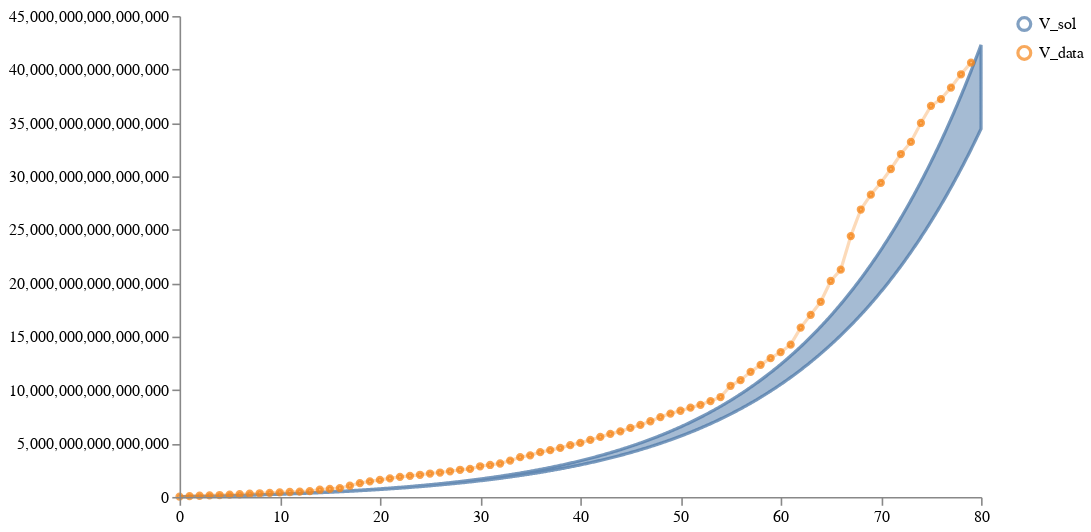

The notebook cell saved with this chart:
### Code cell
post_samples = load_and_calibrate_and_sample_petri_model(
    SEIVCDU,
    'ww_data3.csv',
    num_samples,
    num_iterations=100,
    timepoints=timepoints,
    verbose=True,
    noise_scale=1.,
    method="euler", time_unit="days")

# Plot results
schema = plots.trajectories(pd.DataFrame(post_samples["data"]), subset="V_sol",
                            points=ww_data_train.reset_index(drop=True).rename(columns={"V":"V_data"}))
schema = plots.pad(schema, 5)
plots.ipy_display(schema)

### Figure 1 — Vega specification as saved in the notebook (floating-point values rounded to 4 significant figures; data arrays with more than 128 entries replaced by an {"elided": "..."} marker saying what was removed)
{"$schema": "https://vega.github.io/schema/vega/v5.json", "axes": [{"name": "x_axis", "orient": "bottom", "scale": "xscale", "zindex": 100}, {"name": "y_axis", "orient": "left", "scale": "yscale", "zindex": 100}], "data": [{"name": "distributions", "values": {"elided": "801 records"}}, {"name": "traces", "transform": [{"expr": "isValid(datum.value)", "type": "filter"}], "values": []}, {"name": "points", "values": [{"sample_id": 0, "timepoint": 0, "trajectory": "V_data", "value": 34250000000000.0}, {"sample_id": 0, "timepoint": 1, "trajectory": "V_data", "value": 74830000000000.0}, {"sample_id": 0, "timepoint": 2, "trajectory": "V_data", "value": 110800000000000.0}, {"sample_id": 0, "timepoint": 3, "trajectory": "V_data", "value": 145500000000000.0}, {"sample_id": 0, "timepoint": 4, "trajectory": "V_data", "value": 178900000000000.0}, {"sample_id": 0, "timepoint": 5, "trajectory": "V_data", "value": 212605525246655}, {"sample_id": 0, "timepoint": 6, "trajectory": "V_data", "value": 251900000000000.0}, {"sample_id": 0, "timepoint": 7, "trajectory": "V_data", "value": 297300000000000.0}, {"sample_id": 0, "timepoint": 8, "trajectory": "V_data", "value": 342400000000000.0}, {"sample_id": 0, "timepoint": 9, "trajectory": "V_data", "value": 384100000000000.0}, {"sample_id": 0, "timepoint": 10, "trajectory": "V_data", "value": 424100000000000.0}, {"sample_id": 0, "timepoint": 11, "trajectory": "V_data", "value": 461900000000000.0}, {"sample_id": 0, "timepoint": 12, "trajectory": "V_data", "value": 498300000000000.0}, {"sample_id": 0, "timepoint": 13, "trajectory": "V_data", "value": 548200000000000.0}, {"sample_id": 0, "timepoint": 14, "trajectory": "V_data", "value": 675643977072622}, {"sample_id": 0, "timepoint": 15, "trajectory": "V_data", "value": 751600000000000.0}, {"sample_id": 0, "timepoint": 16, "trajectory": "V_data", "value": 829899121500651}, {"sample_id": 0, "timepoint": 17, "trajectory": "V_data", "value": 1046000000000000.0}, {"sample_id": 0, "timepoint": 18, "trajectory": "V_data", "value": 1295875135538839}, {"sample_id": 0, "timepoint": 19, "trajectory": "V_data", "value": 1461000000000000.0}, {"sample_id": 0, "timepoint": 20, "trajectory": "V_data", "value": 1592292378295384}, {"sample_id": 0, "timepoint": 21, "trajectory": "V_data", "value": 1741000000000000.0}, {"sample_id": 0, "timepoint": 22, "trajectory": "V_data", "value": 1882566054918674}, {"sample_id": 0, "timepoint": 23, "trajectory": "V_data", "value": 1972000000000000.0}, {"sample_id": 0, "timepoint": 24, "trajectory": "V_data", "value": 2071441710342036}, {"sample_id": 0, "timepoint": 25, "trajectory": "V_data", "value": 2190000000000000.0}, {"sample_id": 0, "timepoint": 26, "trajectory": "V_data", "value": 2284263053733268}, {"sample_id": 0, "timepoint": 27, "trajectory": "V_data", "value": 2401528070828421}, {"sample_id": 0, "timepoint": 28, "trajectory": "V_data", "value": 2539043189426808}, {"sample_id": 0, "timepoint": 29, "trajectory": "V_data", "value": 2623445134633728}, {"sample_id": 0, "timepoint": 30, "trajectory": "V_data", "value": 2868773959451638}, {"sample_id": 0, "timepoint": 31, "trajectory": "V_data", "value": 2991191174214979}, {"sample_id": 0, "timepoint": 32, "trajectory": "V_data", "value": 3129000000000000.0}, {"sample_id": 0, "timepoint": 33, "trajectory": "V_data", "value": 3403912214913465}, {"sample_id": 0, "timepoint": 34, "trajectory": "V_data", "value": 3718000000000000.0}, {"sample_id": 0, "timepoint": 35, "trajectory": "V_data", "value": 3894000000000000.0}, {"sample_id": 0, "timepoint": 36, "trajectory": "V_data", "value": 4190012056978476}, {"sample_id": 0, "timepoint": 37, "trajectory": "V_data", "value": 4379000000000000.0}, {"sample_id": 0, "timepoint": 38, "trajectory": "V_data", "value": 4584996690364133}, {"sample_id": 0, "timepoint": 39, "trajectory": "V_data", "value": 4842715961786298}, {"sample_id": 0, "timepoint": 40, "trajectory": "V_data", "value": 5057017833310725}, {"sample_id": 0, "timepoint": 41, "trajectory": "V_data", "value": 5334255093252734}, {"sample_id": 0, "timepoint": 42, "trajectory": "V_data", "value": 5613459509330455}, {"sample_id": 0, "timepoint": 43, "trajectory": "V_data", "value": 5900675119579128}, {"sample_id": 0, "timepoint": 44, "trajectory": "V_data", "value": 6137835221456338}, {"sample_id": 0, "timepoint": 45, "trajectory": "V_data", "value": 6455786439569586}, {"sample_id": 0, "timepoint": 46, "trajectory": "V_data", "value": 6737865202057693}, {"sample_id": 0, "timepoint": 47, "trajectory": "V_data", "value": 7082040828667748}, {"sample_id": 0, "timepoint": 48, "trajectory": "V_data", "value": 7473588619526592}, {"sample_id": 0, "timepoint": 49, "trajectory": "V_data", "value": 7802169943421971}, {"sample_id": 0, "timepoint": 50, "trajectory": "V_data", "value": 8064264769284555}, {"sample_id": 0, "timepoint": 51, "trajectory": "V_data", "value": 8350528001810362}, {"sample_id": 0, "timepoint": 52, "trajectory": "V_data", "value": 8620926151000598}, {"sample_id": 0, "timepoint": 53, "trajectory": "V_data", "value": 8967823176668702}, {"sample_id": 0, "timepoint": 54, "trajectory": "V_data", "value": 9347385175287846}, {"sample_id": 0, "timepoint": 55, "trajectory": "V_data", "value": 10400775744728212}, {"sample_id": 0, "timepoint": 56, "trajectory": "V_data", "value": 10924150605249734}, {"sample_id": 0, "timepoint": 57, "trajectory": "V_data", "value": 11705167142508414}, {"sample_id": 0, "timepoint": 58, "trajectory": "V_data", "value": 12359300512467032}, {"sample_id": 0, "timepoint": 59, "trajectory": "V_data", "value": 12986780639190464}, {"sample_id": 0, "timepoint": 60, "trajectory": "V_data", "value": 13550907207646232}, {"sample_id": 0, "timepoint": 61, "trajectory": "V_data", "value": 14248041314600788}, {"sample_id": 0, "timepoint": 62, "trajectory": "V_data", "value": 15848276614633882}, {"sample_id": 0, "timepoint": 63, "trajectory": "V_data", "value": 17038987764329418}, {"sample_id": 0, "timepoint": 64, "trajectory": "V_data", "value": 18260590802877810}, {"sample_id": 0, "timepoint": 65, "trajectory": "V_data", "value": 20209504393071680}, {"sample_id": 0, "timepoint": 66, "trajectory": "V_data", "value": 21264574070527824}, {"sample_id": 0, "timepoint": 67, "trajectory": "V_data", "value": 24405223143174390}, {"sample_id": 0, "timepoint": 68, "trajectory": "V_data", "value": 26892652544175644}, {"sample_id": 0, "timepoint": 69, "trajectory": "V_data", "value": 28282864516791200}, {"sample_id": 0, "timepoint": 70, "trajectory": "V_data", "value": 29394041033392708}, {"sample_id": 0, "timepoint": 71, "trajectory": "V_data", "value": 30685003617018490}, {"sample_id": 0, "timepoint": 72, "trajectory": "V_data", "value": 32085327926567616}, {"sample_id": 0, "timepoint": 73, "trajectory": "V_data", "value": 33217196172771584}, {"sample_id": 0, "timepoint": 74, "trajectory": "V_data", "value": 34991952115553804}, {"sample_id": 0, "timepoint": 75, "trajectory": "V_data", "value": 36597766934503620}, {"sample_id": 0, "timepoint": 76, "trajectory": "V_data", "value": 37222723829582630}, {"sample_id": 0, "timepoint": 77, "trajectory": "V_data", "value": 38307418298165540}, {"sample_id": 0, "timepoint": 78, "trajectory": "V_data", "value": 39548322728633350}, {"sample_id": 0, "timepoint": 79, "trajectory": "V_data", "value": 40640493939989390}]}, {"name": "markers", "values": []}, {"name": "selected", "on": [{"remove": true, "trigger": "clear"}, {"remove": true, "trigger": "!shift"}, {"insert": "clicked", "trigger": "!shift && clicked"}, {"toggle": "clicked", "trigger": "shift && clicked"}]}], "height": 300, "legends": [{"encode": {"labels": {"interactive": true, "name": "legendLabel", "update": {"opacity": [{"test": "!length(data('selected')) || indata('selected', 'value', datum.value)", "value": 1}, {"value": 0.25}]}}, "symbols": {"interactive": true, "name": "legendSymbol", "update": {"fill": {"value": "transparent"}, "opacity": [{"test": "!length(data('selected')) || indata('selected', 'value', datum.value)", "value": 0.7}, {"value": 0.15}], "size": {"value": 64}, "strokeWidth": {"value": 2}}}}, "name": "color_legend", "stroke": "color"}], "marks": [{"from": {"facet": {"data": "points", "groupby": "trajectory", "name": "points_split"}}, "marks": [{"encode": {"hover": {"fillOpacity": {"value": 0.9}}, "update": {"fill": {"field": "trajectory", "scale": "color"}, "fillOpacity": [{"test": "!length(data('selected')) || indata('selected', 'value', datum.trajectory)", "value": 0.5}, {"value": 0.15}], "size": {"value": 10}, "stroke": {"field": "trajectory", "scale": "color"}, "strokeOpacity": [{"test": "!length(data('selected')) || indata('selected', 'value', datum.trajectory)", "value": 0.75}, {"value": 0.15}], "strokeWidth": {"value": 2}, "tooltip": {"field": "value"}, "x": {"field": "timepoint", "scale": "xscale"}, "y": {"field": "value", "scale": "yscale"}}}, "from": {"data": "points"}, "name": "_points_symbol", "type": "symbol", "zindex": 3}, {"encode": {"hover": {"fillOpacity": {"value": 0.9}}, "update": {"interpolate": {"value": "linear"}, "stroke": {"field": "trajectory", "scale": "color"}, "strokeOpacity": [{"test": "!length(data('selected')) || indata('selected', 'value', datum.trajectory)", "value": 0.3}, {"value": 0.1}], "strokeWidth": {"value": 2}, "x": {"field": "timepoint", "scale": "xscale"}, "y": {"field": "value", "scale": "yscale"}}}, "from": {"data": "points"}, "name": "_points_line", "type": "line", "zindex": 3}], "name": "_points", "type": "group", "zindex": 3}, {"from": {"facet": {"data": "traces", "groupby": "trajectory", "name": "traces_split"}}, "marks": [{"encode": {"hover": {"fillOpacity": {"value": 0.9}}, "update": {"interpolate": {"value": "linear"}, "stroke": {"field": "trajectory", "scale": "color"}, "strokeOpacity": [{"test": "!length(data('selected')) || indata('selected', 'value', datum.trajectory)", "value": 0.75}, {"value": 0.15}], "strokeWidth": {"value": 2}, "x": {"field": "timepoint", "scale": "xscale"}, "y": {"field": "value", "scale": "yscale"}}}, "from": {"data": "traces_split"}, "name": "_traces_lines", "type": "line"}], "name": "_traces", "type": "group", "zindex": 2}, {"from": {"facet": {"data": "distributions", "groupby": "trajectory", "name": "trajectory_split"}}, "marks": [{"encode": {"hover": {"fillOpacity": {"value": 0.9}}, "update": {"fill": {"field": "trajectory", "scale": "color"}, "fillOpacity": [{"test": "!length(data('selected')) || indata('selected', 'value', datum.trajectory)", "value": 0.5}, {"value": 0.15}], "interpolate": {"value": "linear"}, "stroke": {"field": "trajectory", "scale": "color"}, "strokeOpacity": [{"test": "!length(data('selected')) || indata('selected', 'value', datum.trajectory)", "value": 0.75}, {"value": 0.15}], "strokeWidth": {"value": 2}, "x": {"field": "timepoint", "scale": "xscale"}, "y": {"field": "upper", "scale": "yscale"}, "y2": {"field": "lower", "scale": "yscale"}}}, "from": {"data": "trajectory_split"}, "type": "area"}], "name": "_distributions", "type": "group", "zindex": 1}, {"marks": [{"encode": {"enter": {"stroke": {"value": "lightgray"}}, "update": {"opacity": {"value": 1}, "x": {"field": "timepoint", "scale": "xscale"}, "y": {"signal": "height"}, "y2": {"value": 0}}}, "from": {"data": "markers"}, "name": "_marker text", "type": "rule"}, {"encode": {"enter": {"fontSize": {"value": 8}, "text": {"field": "datum.label"}, "y": {"value": 0}}}, "from": {"data": "_marker text"}, "name": "_marker flags", "transform": [{"as": ["x", "_y", "opacity", "align", "baseline"], "lineAnchor": "start", "offset": [1], "size": {"signal": "[width, height]"}, "type": "label"}], "type": "text"}], "name": "_markers", "type": "group"}], "padding": 5, "scales": [{"domain": {"fields": [{"data": "distributions", "field": "timepoint"}, {"data": "traces", "field": "timepoint"}, {"data": "points", "field": "timepoint"}, {"data": "markers", "field": "timepoint"}]}, "name": "xscale", "range": "width", "type": "linear", "zero": false}, {"domain": {"fields": [{"data": "distributions", "field": "lower"}, {"data": "distributions", "field": "upper"}, {"data": "traces", "field": "value"}, {"data": "points", "field": "value"}]}, "name": "yscale", "nice": true, "range": "height", "type": "linear", "zero": true}, {"domain": {"fields": [{"data": "distributions", "field": "trajectory"}, {"data": "traces", "field": "trajectory"}, {"data": "points", "field": "trajectory"}]}, "name": "color", "range": "category", "type": "ordinal"}], "signals": [{"name": "clear", "on": [{"events": "mouseup[!event.item]", "force": true, "update": "true"}], "value": true}, {"name": "shift", "on": [{"events": "@legendSymbol:click, @legendLabel:click", "force": true, "update": "event.shiftKey"}], "value": false}, {"name": "clicked", "on": [{"events": "@legendSymbol:click, @legendLabel:click", "force": true, "update": "{value: datum.value}"}], "value": null}], "width": 500}
